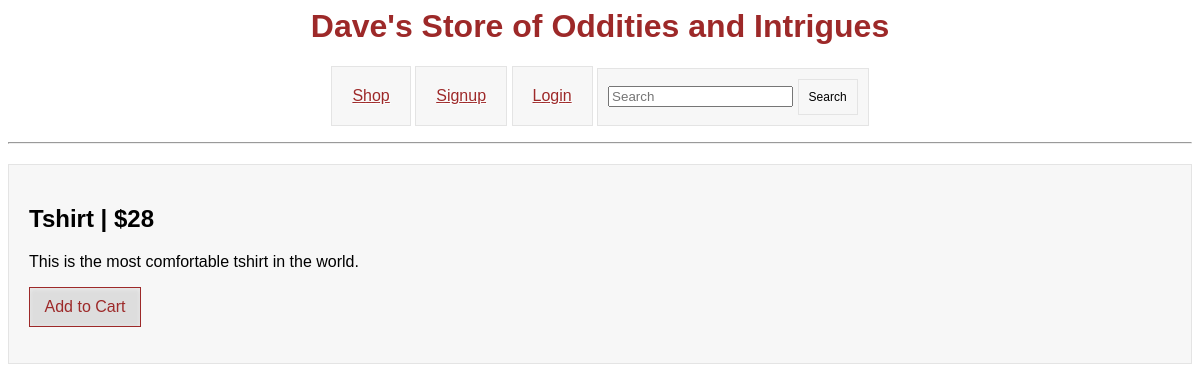
The app's page /items1/ with its own data.
### items/models.py (models this page shows)
class Item(models.Model):
	name = models.CharField(max_length=200)
	description = models.CharField(max_length=400)
	price = models.IntegerField()
	def __str__(self):
		return self.name

### items/views.py (the view)
# urls.py: url(r'(?P<item_id>[0-9]+)/$', views.show, name='show'),
def show(request, item_id):
	try:
	    item = Item.objects.get(pk=item_id)
	except Item.DoesNotExist:
	    raise Http404("Item does not exist")
	return render(request, 'items/show.html', {'item': item})

### items/templates/items/show.html
{% include "header.html" %}
<div class="item-list">
    <h2>{{ item }} | ${{ item.price }}</h2>
    <p>{{ item.description }}</p>
    <a class="cart-link" href="/items/{{ item.id }}/add"><p class="add-to-cart">Add to Cart</p></a>
</div>

### users/static/users/style.css (style rules this page uses)
a { color: #9D2929; }
.item-list { background-color: #F7F7F7; padding: 20px; border:1px solid #E4E4E4; margin-top: 20px; }
.cart-link { text-decoration: none }
.add-to-cart { border: solid 1px; padding: 10px; width: 90px; text-align: center; text-decoration: none; background-color: #ddd; box-shadow: inset 0px 1px 4px #ECECEC; -moz-box-shadow: inset 0px 1px 4px #ECECEC; -webkit-box-shadow: inset 0px 1px 4px #ECECEC; }

### records on screen
Item: name "Tshirt", price "28", description "This is the most comfortable tshirt in the world."
